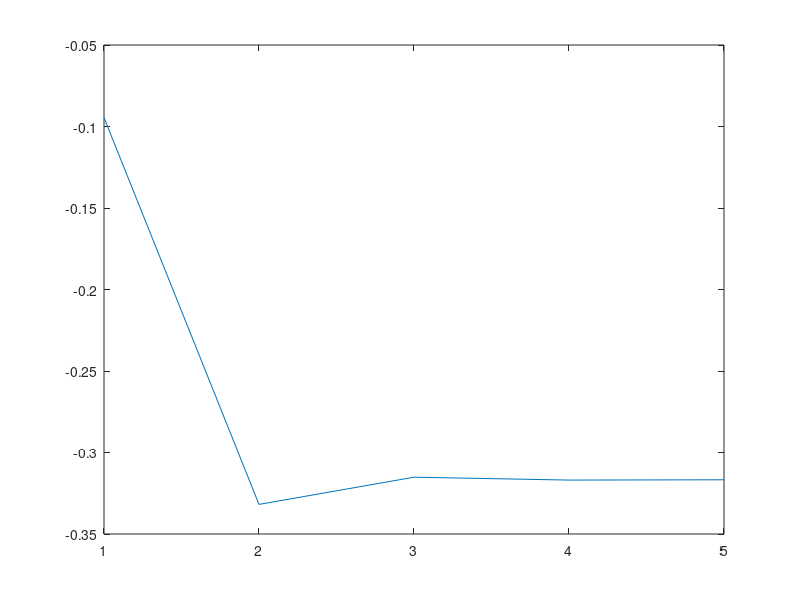

Reproduce this figure in MATLAB.
prompt=('Introduce el numero de iteraciones: ');
n=input(prompt);
prompt=('Introduce el valor inicial: ');
a=input(prompt);
VectorIt= 1:1:n;
for i=1:1:n
    if i==1
        x(i)=-cos(a)/3
    else
        x(i)=-cos(x(i-1))/3
    end
end
plot(VectorIt,x);